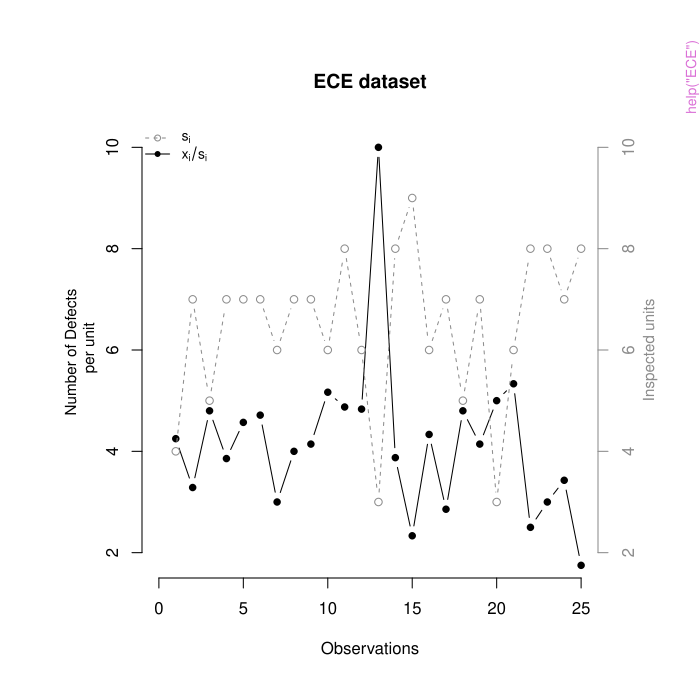

R code for this plot:
pkgname <- "bayespm"
source(file.path(R.home("share"), "R", "examples-header.R"))
options(warn = 1)
library('bayespm')

base::assign(".oldSearch", base::search(), pos = 'CheckExEnv')
base::assign(".old_wd", base::getwd(), pos = 'CheckExEnv')
cleanEx()
nameEx("ECE")
### * ECE

flush(stderr()); flush(stdout())

### Name: ECE
### Title: ECE dataset for the PCC process for Poisson with rate parameter
###   unknown
### Aliases: ECE

### ** Examples

# Loading data
attach(ECE)

# Plotting data
graphpar <- par( oma = c(1,3,2,3) )
plot( 1:length(defect_counts), defect_counts/inspected_units, type = "b", lty = 1,
      xlab = "Observations", ylab = "", xlim = c(0, 25), ylim = c(1.5, 10.5),
      lwd = 1, pch = 16, axes = FALSE, yaxs = "i", main = "ECE dataset" )

# Adding points
points( 1:length(defect_counts), inspected_units, type = "b",
        lty = 2, lwd = 1, pch = 21, col = "gray55" )
# Adding legend
legend( "topleft", legend=c(expression(paste(s[i])), expression(paste(x[i]/s[i])) ), bty = "n",
        cex = 0.8, lty = c(2, 1), lwd = 1, col = c ("gray55", "black") , pch = c(21, 16) )
# Adding axis with names
axis(1) ; axis(2) ; axis(4, col.axis = "gray55", col = "gray55")
mtext( "Number of Defects \n per unit", side = 2,  line = 2.2, cex = 0.9 )
mtext( "Inspected units", side = 4,  line = 2, cex = 0.9, col = "gray55" )
# Resetting graphical paramaters
par(graphpar)




graphics::par(get("par.postscript", pos = 'CheckExEnv'))
cleanEx()
nameEx("aPTT")
### * aPTT

flush(stderr()); flush(stdout())

### Name: aPTT
### Title: Dataset for PCC process for Normal with both parameters unknown
### Aliases: aPTT

### ** Examples

# Loading data
attach(aPTT)

# Plotting data
plot( 1:length(aPTT_current), aPTT_current, type = "b", lty = 1, xlab = "", ylab = "",
      ylim = c(27.3, 33.4), xlim = c(-30, 30), lwd = 1, pch = 16, axes = FALSE, yaxs = "i",
      main = "aPTT dataset" )

# x - axis for historical and current data
pastx <- c( -30, -20, -10, 0 ) ; currentx <- c( 0, 10, 20, 30 )
# Adding points
points( -length(aPTT_historical):(-1), aPTT_historical,
        type = "b", lty = 2, xlab = "", ylab = "", lwd = 1, pch = 21, col = "gray55" )
# Adding axis with names
axis(2)
mtext( "Current Data", side = 1, at = 15, line = 2.2, cex = 1.1 )
mtext( "Historical Data", side = 1, at = -15, line = 2.2, cex = 1.1, col = "gray55" )
mtext( "aPTT [sec]", side = 2, line = 2.2, cex = 1.1 )
axis( 1, at = currentx, labels = currentx )
axis( 1, at = pastx, labels = pastx, col.axis = "gray55", col = "gray55", lty = 2 )
segments( 0, 27.5, 0, 33.5, lwd = 1 )




cleanEx()
nameEx("betabinom_HM")
### * betabinom_HM

flush(stderr()); flush(stdout())

### Name: betabinom_HM
### Title: The Highest Mass (HM) interval of Beta-Binomial distribution.
### Aliases: betabinom_HM

### ** Examples

betabinom_HM(0.95, 10, 20, 180, plot = TRUE)




cleanEx()
nameEx("betanbinom_HM")
### * betanbinom_HM

flush(stderr()); flush(stdout())

### Name: betanbinom_HM
### Title: The Highest Mass (HM) interval of Beta-Negative Binomial
###   distribution.
### Aliases: betanbinom_HM

### ** Examples

betanbinom_HM(0.95, 5, 20, 80, plot = TRUE)




cleanEx()
nameEx("binom_PCC")
### * binom_PCC

flush(stderr()); flush(stdout())

### Name: binom_PCC
### Title: PCC for Binomial data with probability parameter unknown
### Aliases: binom_PCC

### ** Examples

# 30 Binomial observations introducing an outlier at the 15th observation
set.seed(10)
SimData <- rbinom( n = 30, size = 20, prob = 0.6 )
SimData[15] <- round( SimData[15] + 3*sqrt(20*0.6*0.4) )
binom_PCC( SimData, n = rep(20, 30) )



cleanEx()
nameEx("binom_PRC")
### * binom_PRC

flush(stderr()); flush(stdout())

### Name: binom_PRC
### Title: PRC for Binomial data with probability parameter unknown
### Aliases: binom_PRC

### ** Examples


# the PRC process for the first 30 data points in the third application in
# "Design and properties of the Predictive Ratio Cusum (PRC) control charts"


### HISTORICAL DATA (FIRST BATCH)
HD <- c( 3, 3, 1, 5, 2, 1, 3, 3, 3, 0, 2, 1, 2, 1, 4, 1, 1, 0, 3, 2, 4, 6, 0, 1, 3, 2, 2, 4, 2, 1 )

### Bernoulli trials
nn <- 50

N0 <- length(HD)
NN0 <- rep(50, N0)

binom_PRC(data = HD, n = NN0)


# the PRC process for the last 10 data points in the third application in
# "Design and properties of the Predictive Ratio Cusum (PRC) control charts"

### prior parameters before the first batch

a0 <- 1/2
b0 <- 1/2

### posterior parameters after the first batch

ap <- sum(HD) + a0
bp <- sum(NN0) - sum(HD) + b0

hl = 4.332 # the decision limit is derived by the function binom_PRC_h

### CURRENT DATA (SECOND BATCH)
CD <- c(2, 4, 5, 2, 4, 8, 4, 4, 8, 5)

N <- length(CD)
NN <- rep(50, N)

binom_PRC(data = CD, n = NN, a0 = ap, b0 = bp, h = hl)




cleanEx()
nameEx("binom_PRC_h")
### * binom_PRC_h

flush(stderr()); flush(stdout())

### Name: binom_PRC_h
### Title: Derivation of the decision limit for the PRC for Binomial data
###   with probability parameter unknown
### Aliases: binom_PRC_h

### ** Examples


binom_PRC_h(ARL_0 = NULL, FAP = 0.05, N = 20, n = 10, a0 = 20, b0 = 180)

# derivation of the decision limit of the third application in
# "Design and properties of the Predictive Ratio Cusum (PRC) control charts"

arl0 <- 400
ap <- 66.5
bp <- 1434.5
kl <- 2


# To replicate results from application set 'ARL0tol = .001' and 'it = 1e4'
binom_PRC_h(ARL_0 = arl0, ARL0tol = .01, k = kl, n = 50, a0 = ap, b0 = bp, it = 1e3)






cleanEx()
nameEx("compgamma_HD")
### * compgamma_HD

flush(stderr()); flush(stdout())

### Name: compgamma_HD
### Title: The Highest Density (HD) interval of Compound Gamma
###   distribution.
### Aliases: compgamma_HD

### ** Examples

compgamma_HD(0.95, 2, 10, 10, plot = TRUE)




cleanEx()
nameEx("gamma_PCC")
### * gamma_PCC

flush(stderr()); flush(stdout())

### Name: gamma_PCC
### Title: PCC for Gamma data with rate parameter unknown
### Aliases: gamma_PCC

### ** Examples

# 30 Gamma observations introducing an outlier of 3*sd at the 15th observation
set.seed(100)
out <- rgamma( n = 30, shape = 4, rate = 4 )
out[15] <- out[15] + 1.5
gamma_PCC( out, al = 4 )




cleanEx()
nameEx("gb2_HD")
### * gb2_HD

flush(stderr()); flush(stdout())

### Name: gb2_HD
### Title: The Highest Density (HD) interval of Generalized Beta of the
###   second kind distribution.
### Aliases: gb2_HD

### ** Examples

gb2_HD(0.95, 4, 6, 6, plot = TRUE)




cleanEx()
nameEx("invgamma_PCC")
### * invgamma_PCC

flush(stderr()); flush(stdout())

### Name: invgamma_PCC
### Title: PCC for Inverse-Gamma data with scale parameter unknown
### Aliases: invgamma_PCC

### ** Examples

# 30 Inverse-Gamma observations introducing an outlier at the 15th observation
set.seed(100)
SimData <- 1/rgamma(n = 30, shape = 3, rate = 2)
SimData[15] <- SimData[15] + 3
invgamma_PCC(SimData, al = 3)



cleanEx()
nameEx("lnorm1_PCC")
### * lnorm1_PCC

flush(stderr()); flush(stdout())

### Name: lnorm1_PCC
### Title: PCC for LogNormal data with scale parameter unknown
### Aliases: lnorm1_PCC

### ** Examples

set.seed(9)
SimData <- rlnorm(n = 30, meanlog = 0, sdlog = 1/2)
SimData[15] <- SimData[15] + 3*sqrt( exp(1/4)*( exp(1/4)-1 ) )
plot(SimData)
lnorm1_PCC(SimData, sdl = 1/2)



cleanEx()
nameEx("lnorm2_PCC")
### * lnorm2_PCC

flush(stderr()); flush(stdout())

### Name: lnorm2_PCC
### Title: PCC for LogNormal data with shape parameter unknown
### Aliases: lnorm2_PCC

### ** Examples

# 30 LogNormal observations introducing an outlier at the 15th observation
set.seed(1)
SimData <- rlnorm(n = 30, meanlog = 0, sdlog = 1/2)
SimData[15] <- SimData[15] + 3*sqrt( exp(1/4)*( exp(1/4)-1 ) )
plot(SimData)
lnorm2_PCC(SimData, ml = 0)



cleanEx()
nameEx("lnorm3_PCC")
### * lnorm3_PCC

flush(stderr()); flush(stdout())

### Name: lnorm3_PCC
### Title: PCC for LogNormal data with both parameters unknown
### Aliases: lnorm3_PCC

### ** Examples

# 30 LogNormal observations introducing an outlier at the 15th observation
ssddll <- 1/2
set.seed(9)
SimData <- rlnorm( n = 30, meanlog = 0, sdlog = ssddll)
SimData[15] <- SimData[15] + 3*sqrt( exp(ssddll^2)*( exp(ssddll^2)-1 ) )
plot(SimData)
lnorm3_PCC(SimData)



cleanEx()
nameEx("lnorm_HD")
### * lnorm_HD

flush(stderr()); flush(stdout())

### Name: lnorm_HD
### Title: The Highest Density (HD) interval of Lognormal distribution.
### Aliases: lnorm_HD

### ** Examples

lnorm_HD(0.95, 0, 1/2, plot = TRUE)




cleanEx()
nameEx("lt_HD")
### * lt_HD

flush(stderr()); flush(stdout())

### Name: lt_HD
### Title: The Highest Density (HD) interval of Logt distribution.
### Aliases: lt_HD

### ** Examples

lt_HD(0.95, 10, 0, 1/2, plot = TRUE)




cleanEx()
nameEx("nbinom_HM")
### * nbinom_HM

flush(stderr()); flush(stdout())

### Name: nbinom_HM
### Title: The Highest Mass (HM) interval of Beta-Negative Binomial
###   distribution.
### Aliases: nbinom_HM

### ** Examples

nbinom_HM(0.95, 4, 0.2, plot = TRUE)




cleanEx()
nameEx("nbinom_PCC")
### * nbinom_PCC

flush(stderr()); flush(stdout())

### Name: nbinom_PCC
### Title: PCC for Negative Binomial data with probability parameter
###   unknown
### Aliases: nbinom_PCC

### ** Examples

# 30 Negative Binomial observations introducing an outlier at the 15th observation
set.seed(5)
SimData <- rnbinom(n = 30, size = 10, prob = 0.9)
SimData[15] <- round( SimData[15] + 3*sqrt(10*0.1/(0.9^2)) )
nbinom_PCC(SimData, rl = 10)



cleanEx()
nameEx("norm1_PCC")
### * norm1_PCC

flush(stderr()); flush(stdout())

### Name: norm1_PCC
### Title: PCC for Normal data with mean unknown
### Aliases: norm1_PCC

### ** Examples

# 30 Normal observations introducing an outlier of 3*sd at the 15th observation
set.seed(1234)
out <- rnorm(30)
out[15] <- out[15] + 3
norm1_PCC(out, sdl = 1)

# Real data application
attach(aPTT)
norm1_PCC(data = aPTT_current, historical_data = aPTT_historical, sdl = 0.57)



cleanEx()
nameEx("norm2_PCC")
### * norm2_PCC

flush(stderr()); flush(stdout())

### Name: norm2_PCC
### Title: PCC for Normal data with variance unknown
### Aliases: norm2_PCC

### ** Examples

# 30 Normal observations introducing an outlier of 3*sd at the 15th observation
set.seed(1234)
out <- rnorm(30)
out[15] <- out[15] + 3
norm2_PCC(out, ml = 0)

# Real data application
attach(aPTT)
norm2_PCC(data = aPTT_current, historical_data = aPTT_historical, ml = 30)



cleanEx()
nameEx("norm3_PCC")
### * norm3_PCC

flush(stderr()); flush(stdout())

### Name: norm3_PCC
### Title: PCC for Normal data with both parameters unknown
### Aliases: norm3_PCC

### ** Examples

# 30 Normal observations introducing an outlier of 3*sd at the 15th observation
set.seed(1234)
out <- rnorm(30)
out[15] <- out[15] + 3
norm3_PCC(out)

# Real data application
attach(aPTT)
norm3_PCC(data = aPTT_current, historical_data = aPTT_historical)



cleanEx()
nameEx("norm_HD")
### * norm_HD

flush(stderr()); flush(stdout())

### Name: norm_HD
### Title: The Highest Density (HD) interval of Normal distribution.
### Aliases: norm_HD

### ** Examples

norm_HD(0.95, mu = 10, sdv = 1/2, plot = TRUE)




cleanEx()
nameEx("norm_mean2_PRC")
### * norm_mean2_PRC

flush(stderr()); flush(stdout())

### Name: norm_mean2_PRC
### Title: PRC for Normal data with unknown parameters (mean)
### Aliases: norm_mean2_PRC

### ** Examples



# the PRC process for the first application in
# "Design and properties of the Predictive Ratio Cusum (PRC) control charts"


### CD: Current data (New reagent)
### HD: Historical data (Previous reagent)

CD <- c( 31.0, 30.0, 32.0, 28.0, 33.2, 33.2, 35.1, 35.1, 33.9, 37.9,
         33.2, 36.5, 33.2, 35.1, 34.5, 36.5, 33.2, 35.1, 37.2, 32.6, 36.5 )
HD <- c( 31, 30, 33, 30, 33, 30, 31, 32, 32, 30, 33, 31, 34, 31, 34, 34, 36, 30,
         33, 29, 34, 32, 32, 28, 34, 32, 32, 30, 31, 29, 31, 29, 31, 32,34,34,32 )

N <- length(CD)
n0 <- length(HD)

### initial prior parameters

M0F <- 31.8
LF <- 1/2
AF <- 2
BF <- 2.1^2

norm_mean2_PRC( data = CD, historical_data = HD, alpha_0 = 1/n0, mu0 = M0F,
                l0 = LF, a0 = AF, b0 = BF, h = 3.749, two.sided = TRUE )



### a real data application to aPTT values

### CURRENT DATA aPTT
CD <- c( 29.0, 29.1, 28.7, 28.2, 28.0, 29.1, 28.6, 28.7, 28.6, 29.0, 28.4,
         28.1, 28.8, 29.7, 28.8, 29.8, 28.8, 29.4, 28.4, 28.7, 28.7, 29.5,
         28.5, 28.4, 28.1, 28.6, 28.2, 29.6, 28.9, 29.1, 29.0, 29.9, 28.6,
         29.3, 28.2, 28.6, 27.6, 27.3, 28.7, 27.2, 28.4, 28.0, 28.4, 27.8,
         28.4, 28.4, 27.7, 29.2, 27.5, 27.7)

### HISTORICAL DATA aPTT
HD <- c( 28.0, 28.9, 27.7, 29.3, 28.9, 29.5, 28.2, 27.5, 28.8, 28.9, 28.7,
         27.4, 28.6, 28.5, 29.6, 28.7, 21.3, 29.4, 28.1, 28.9, 28.3, 27.6,
         29.0, 29.2, 27.8, 29.1, 28.9, 29.4, 29.4, 28.9, 28.9, 29.2, 29.4,
         29.4, 28.1, 28.5, 29.7, 29.3, 28.6, 29.2, 29.3, 29.3, 29.3, 30.0,
         29.1, 29.1, 26.8, 29.0, 29.3, 28.3)


norm_mean2_PRC( data = CD, historical_data = HD, mu0 = 28.9,
                l0 = 1/4, a0 = 2, b0 = 0.49, two.sided = TRUE )





cleanEx()
nameEx("norm_mean2_PRC_h")
### * norm_mean2_PRC_h

flush(stderr()); flush(stdout())

### Name: norm_mean2_PRC_h
### Title: Derivation of the decision limit for the PRC for Normal data
###   with unknown parameters (mean)
### Aliases: norm_mean2_PRC_h

### ** Examples


# Derivation of the decision limit of the first application in
# "Design and properties of the Predictive Ratio Cusum (PRC) control charts"

CD <- c( 31.0, 30.0, 32.0, 28.0, 33.2, 33.2, 35.1, 35.1, 33.9, 37.9,
         33.2, 36.5, 33.2, 35.1, 34.5, 36.5, 33.2, 35.1, 37.2, 32.6, 36.5 )
HD <- c( 31, 30, 33, 30, 33, 30, 31, 32, 32, 30, 33, 31, 34, 31, 34, 34, 36, 30,
         33, 29, 34, 32, 32, 28, 34, 32, 32, 30, 31, 29, 31, 29, 31, 32, 34, 34, 32 )

N <- length(CD)
n0 <- length(HD)
Pa0 <- 1/n0
M0F <- 31.8
LF <- 1/2
AF <- 2
BF <- 2.1^2
M0F ; LF ; AF ; BF

# To replicate results from application set 'it = 1e5'
norm_mean2_PRC_h( ARL_0 = NULL, FAP = 0.05, N = N, l0 = LF, a0 = AF,
                  historical_data = HD, alpha_0 = Pa0, it = 1e4 )








cleanEx()
nameEx("pois_PCC")
### * pois_PCC

flush(stderr()); flush(stdout())

### Name: pois_PCC
### Title: PCC for Poisson data with rate parameter unknown
### Aliases: pois_PCC

### ** Examples

# 30 Poisson observations introducing an outlier at the 15th observation
set.seed(1111)
out <- rpois(n = 30, lambda = 4)
out[15] <- out[15] + 6
pois_PCC(out)

# Real data application
attach(ECE)
pois_PCC(data = defect_counts, s = inspected_units)



cleanEx()
nameEx("pois_PRC")
### * pois_PRC

flush(stderr()); flush(stdout())

### Name: pois_PRC
### Title: PRC for Poisson data with rate parameter unknown
### Aliases: pois_PRC

### ** Examples

# the PRC process for the second application in
# "Design and properties of the Predictive Ratio Cusum (PRC) control charts"

### CURRENT DATA
CD <- c(1, 0, 0, 0, 1, 0, 3, 3, 3, 2, 5, 5, 2, 4, 4, 3, 4, 3, 8, 3, 2, 2)

### product exposures per million

sn <- c( 0.206, 0.313, 0.368, 0.678, 0.974, 0.927, 0.814, 0.696, 0.659, 0.775, 0.731,
         0.710, 0.705, 0.754, 0.682, 0.686, 0.763, 0.833, 0.738, 0.741, 0.843, 0.792 )

# regular process
pois_PRC(data = CD, s = sn)

# FIR process
pois_PRC(data = CD, s = sn, FIR = TRUE)




cleanEx()
nameEx("pois_PRC_h")
### * pois_PRC_h

flush(stderr()); flush(stdout())

### Name: pois_PRC_h
### Title: Derivation of the decision limit for the PRC for Poisson data
###   with probability parameter unknown
### Aliases: pois_PRC_h

### ** Examples




pois_PRC_h(ARL_0 = 150, c0 = 40, d0 = 10, it = 1e3)





cleanEx()
nameEx("t_HD")
### * t_HD

flush(stderr()); flush(stdout())

### Name: t_HD
### Title: The Highest Density (HD) interval of Student's t distribution.
### Aliases: t_HD

### ** Examples

t_HD( 0.95, df = 2, mu = 2, sdv = 3, plot = TRUE )



### * <FOOTER>
###
cleanEx()
options(digits = 7L)
base::cat("Time elapsed: ", proc.time() - base::get("ptime", pos = 'CheckExEnv'),"\n")
grDevices::dev.off()
###
### Local variables: ***
### mode: outline-minor ***
### outline-regexp: "\\(> \\)?### [*]+" ***
### End: ***
quit('no')
